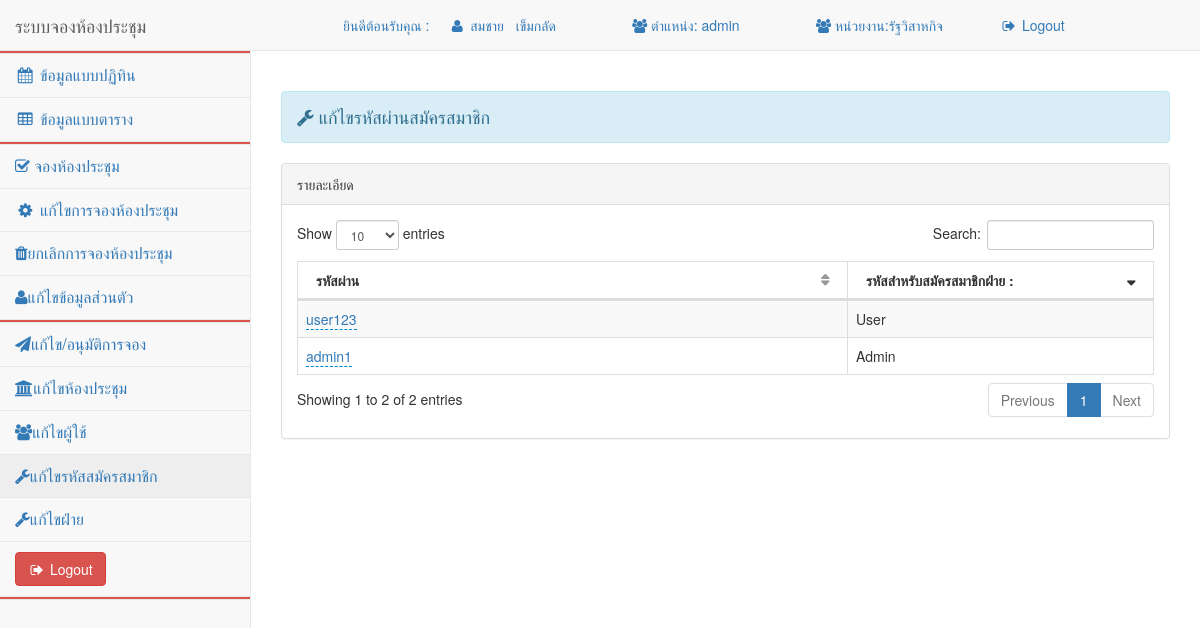
Page /pages/main.php?menu=FeditPassCheck (signed in) on the committed database.
### tables this page shows
CREATE TABLE `pass_register` (
  `passID` int(10) NOT NULL,
  `Pass` varchar(50) NOT NULL,
  `GroupName` varchar(50) NOT NULL
);

### pages/Passcheck.php (the view, shortened to what this page needs)
<?php
$mysqli = connect();
?>
 <div class="row">
                <div class="col-lg-12">
                    <h4 class="page-header alert alert-info"><i class="fa fa-wrench" aria-hidden="true"></i> แก้ไขรหัสผ่านสมัครสมาชิก</h3>
                </div>
          </div>
<div class="row">
                    <div class="col-lg-12">
<div class="row">
                <div class="col-lg-12">
                    <div class="panel panel-default">
 <div class="panel-heading">
                            รายละเอียด
                        </div>
 <?php
	$sql=" SELECT * FROM pass_register";
    $result = $mysqli->query($sql);
		 ?>
                        <div class="panel-body">
                            <div class="dataTable_wrapper">
                                <table class="table table-striped table-bordered table-hover" id="dataTables1">
                                    <thead>
                                        <tr>
											<th width="18%">รหัสผ่าน</th>
                                            <th width="10%">รหัสสำหรับสมัครสมาชิกฝ่าย :</th>
                                        </tr>
                                    </thead>
                                    <tbody>
                                    <?php
                                    while($rs=$result->fetch_object()){
										?>
                                        <tr>
    <td class="cap">
      <a href="#" id="cap<?php echo $rs->passID; ?>" data-url="edit-passcheck.php" data-pk="<?php echo $rs->passID  ; ?>" data-value="<?php echo $rs->Pass; ?>" data-name="cap"><?php echo $rs->Pass;?></a>
    </td>
    <td>
    <?php echo $rs->GroupName;?>
	</td>
                                        </tr>
                                    <?php
									}
									?>
                                    </tbody>
                                </table>
                            </div>
    </div>
                </div>
                    </div></div></div></div>

### fullcalendar.print.css (style rules this page uses)
th, td, hr, thead, tbody, .fc-row { border-color: #ccc !important; background: #fff !important; }

### rows in the picture
pass_register: Pass "admin1", GroupName "Admin"
pass_register: Pass "user123", GroupName "User"

### other values in the picture
$_SESSION['uname'] "สมชาย"
$_SESSION['lname'] "เข็มกลัด"
$_SESSION['group'] "admin"
$_SESSION['depart'] "รัฐวิสาหกิจ"
